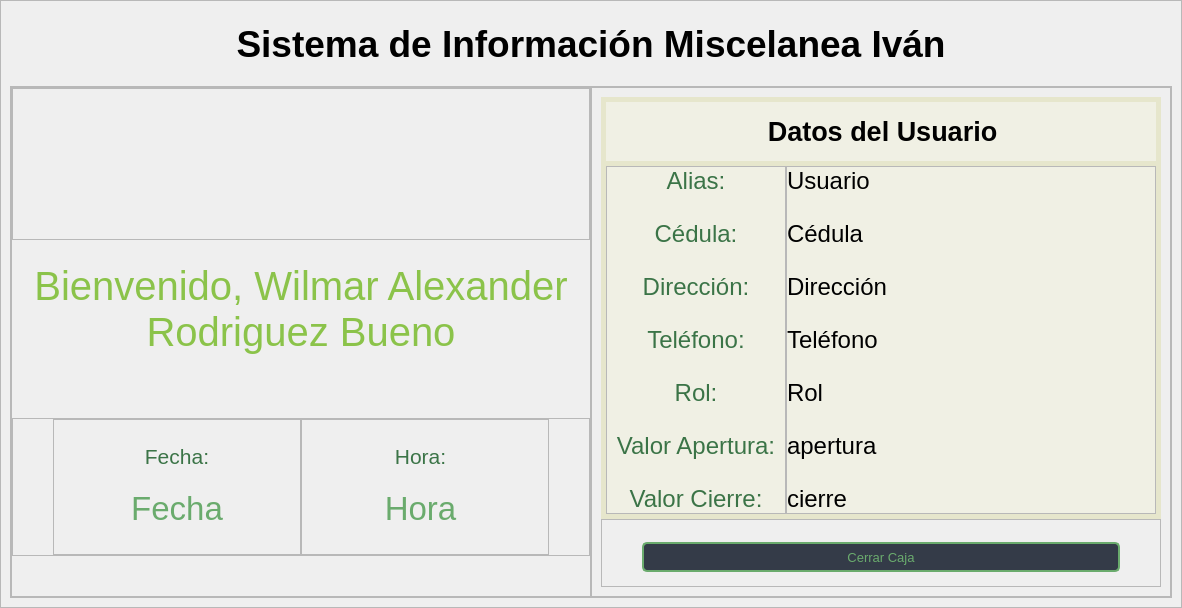
<?xml version="1.0" encoding="UTF-8"?>
<ui version="4.0">
 <class>home2</class>
 <widget class="QWidget" name="home2">
  <property name="geometry">
   <rect>
    <x>0</x>
    <y>0</y>
    <width>1182</width>
    <height>608</height>
   </rect>
  </property>
  <property name="windowTitle">
   <string>Form</string>
  </property>
  <property name="styleSheet">
   <string notr="true"/>
  </property>
  <layout class="QVBoxLayout" name="verticalLayout">
   <property name="spacing">
    <number>0</number>
   </property>
   <property name="leftMargin">
    <number>0</number>
   </property>
   <property name="topMargin">
    <number>0</number>
   </property>
   <property name="rightMargin">
    <number>0</number>
   </property>
   <property name="bottomMargin">
    <number>0</number>
   </property>
   <item>
    <widget class="QFrame" name="frame">
     <property name="frameShape">
      <enum>QFrame::StyledPanel</enum>
     </property>
     <property name="frameShadow">
      <enum>QFrame::Raised</enum>
     </property>
     <layout class="QVBoxLayout" name="verticalLayout_6">
      <item>
       <widget class="QLabel" name="label_17">
        <property name="maximumSize">
         <size>
          <width>16777215</width>
          <height>70</height>
         </size>
        </property>
        <property name="font">
         <font>
          <pointsize>10</pointsize>
          <italic>false</italic>
          <bold>false</bold>
         </font>
        </property>
        <property name="text">
         <string>&lt;html&gt;&lt;head/&gt;&lt;body&gt;&lt;p align=&quot;center&quot;&gt;&lt;span style=&quot; font-size:28pt; font-weight:700;&quot;&gt;Sistema de Información Miscelanea Iván&lt;/span&gt;&lt;/p&gt;&lt;/body&gt;&lt;/html&gt;</string>
        </property>
       </widget>
      </item>
      <item>
       <widget class="QFrame" name="frame_6">
        <property name="frameShape">
         <enum>QFrame::StyledPanel</enum>
        </property>
        <property name="frameShadow">
         <enum>QFrame::Raised</enum>
        </property>
        <layout class="QHBoxLayout" name="horizontalLayout_3">
         <property name="spacing">
          <number>0</number>
         </property>
         <property name="leftMargin">
          <number>0</number>
         </property>
         <property name="topMargin">
          <number>0</number>
         </property>
         <property name="rightMargin">
          <number>0</number>
         </property>
         <property name="bottomMargin">
          <number>0</number>
         </property>
         <item>
          <widget class="QFrame" name="frame_3">
           <property name="layoutDirection">
            <enum>Qt::LeftToRight</enum>
           </property>
           <property name="frameShape">
            <enum>QFrame::StyledPanel</enum>
           </property>
           <property name="frameShadow">
            <enum>QFrame::Raised</enum>
           </property>
           <layout class="QVBoxLayout" name="verticalLayout_4">
            <property name="spacing">
             <number>0</number>
            </property>
            <property name="leftMargin">
             <number>0</number>
            </property>
            <property name="topMargin">
             <number>0</number>
            </property>
            <property name="rightMargin">
             <number>0</number>
            </property>
            <property name="bottomMargin">
             <number>0</number>
            </property>
            <item>
             <widget class="QFrame" name="frame_4">
              <property name="layoutDirection">
               <enum>Qt::RightToLeft</enum>
              </property>
              <property name="frameShape">
               <enum>QFrame::StyledPanel</enum>
              </property>
              <property name="frameShadow">
               <enum>QFrame::Raised</enum>
              </property>
              <layout class="QHBoxLayout" name="horizontalLayout_2">
               <property name="leftMargin">
                <number>0</number>
               </property>
               <property name="topMargin">
                <number>0</number>
               </property>
               <property name="rightMargin">
                <number>0</number>
               </property>
               <property name="bottomMargin">
                <number>0</number>
               </property>
               <item>
                <widget class="QLabel" name="proFotLabel">
                 <property name="minimumSize">
                  <size>
                   <width>150</width>
                   <height>150</height>
                  </size>
                 </property>
                 <property name="maximumSize">
                  <size>
                   <width>200</width>
                   <height>200</height>
                  </size>
                 </property>
                 <property name="pixmap">
                  <pixmap resource="../../resources.qrc">:/images/images/images/Icon.png</pixmap>
                 </property>
                 <property name="scaledContents">
                  <bool>true</bool>
                 </property>
                 <property name="alignment">
                  <set>Qt::AlignCenter</set>
                 </property>
                 <property name="margin">
                  <number>10</number>
                 </property>
                </widget>
               </item>
              </layout>
             </widget>
            </item>
            <item>
             <widget class="QLabel" name="textWelcome">
              <property name="styleSheet">
               <string notr="true">color: #8BC34A;
font: 30pt;</string>
              </property>
              <property name="text">
               <string>Bienvenido, Wilmar Alexander Rodriguez Bueno</string>
              </property>
              <property name="textFormat">
               <enum>Qt::PlainText</enum>
              </property>
              <property name="alignment">
               <set>Qt::AlignCenter</set>
              </property>
              <property name="wordWrap">
               <bool>true</bool>
              </property>
             </widget>
            </item>
            <item>
             <spacer name="verticalSpacer_2">
              <property name="orientation">
               <enum>Qt::Vertical</enum>
              </property>
              <property name="sizeType">
               <enum>QSizePolicy::Minimum</enum>
              </property>
              <property name="sizeHint" stdset="0">
               <size>
                <width>20</width>
                <height>40</height>
               </size>
              </property>
             </spacer>
            </item>
            <item>
             <widget class="QFrame" name="frame_8">
              <property name="frameShape">
               <enum>QFrame::StyledPanel</enum>
              </property>
              <property name="frameShadow">
               <enum>QFrame::Raised</enum>
              </property>
              <layout class="QHBoxLayout" name="horizontalLayout_4">
               <property name="spacing">
                <number>0</number>
               </property>
               <property name="leftMargin">
                <number>0</number>
               </property>
               <property name="topMargin">
                <number>0</number>
               </property>
               <property name="rightMargin">
                <number>0</number>
               </property>
               <property name="bottomMargin">
                <number>0</number>
               </property>
               <item>
                <spacer name="horizontalSpacer">
                 <property name="orientation">
                  <enum>Qt::Horizontal</enum>
                 </property>
                 <property name="sizeType">
                  <enum>QSizePolicy::Minimum</enum>
                 </property>
                 <property name="sizeHint" stdset="0">
                  <size>
                   <width>40</width>
                   <height>20</height>
                  </size>
                 </property>
                </spacer>
               </item>
               <item>
                <widget class="QFrame" name="tags_2">
                 <property name="maximumSize">
                  <size>
                   <width>16777215</width>
                   <height>16777215</height>
                  </size>
                 </property>
                 <property name="frameShape">
                  <enum>QFrame::StyledPanel</enum>
                 </property>
                 <property name="frameShadow">
                  <enum>QFrame::Raised</enum>
                 </property>
                 <layout class="QVBoxLayout" name="verticalLayout_7">
                  <item>
                   <widget class="QLabel" name="label_7">
                    <property name="minimumSize">
                     <size>
                      <width>0</width>
                      <height>25</height>
                     </size>
                    </property>
                    <property name="styleSheet">
                     <string notr="true">color: #3B7447;
font: 16pt;</string>
                    </property>
                    <property name="text">
                     <string>Fecha:</string>
                    </property>
                    <property name="alignment">
                     <set>Qt::AlignCenter</set>
                    </property>
                   </widget>
                  </item>
                  <item>
                   <widget class="QLabel" name="textDate">
                    <property name="minimumSize">
                     <size>
                      <width>0</width>
                      <height>25</height>
                     </size>
                    </property>
                    <property name="styleSheet">
                     <string notr="true">color: #6AAB6D;
font: 25pt;</string>
                    </property>
                    <property name="text">
                     <string>Fecha</string>
                    </property>
                    <property name="alignment">
                     <set>Qt::AlignHCenter|Qt::AlignTop</set>
                    </property>
                   </widget>
                  </item>
                 </layout>
                </widget>
               </item>
               <item>
                <widget class="QFrame" name="fills_2">
                 <property name="frameShape">
                  <enum>QFrame::StyledPanel</enum>
                 </property>
                 <property name="frameShadow">
                  <enum>QFrame::Raised</enum>
                 </property>
                 <layout class="QVBoxLayout" name="verticalLayout_8">
                  <property name="leftMargin">
                   <number>0</number>
                  </property>
                  <item>
                   <widget class="QLabel" name="label_8">
                    <property name="minimumSize">
                     <size>
                      <width>0</width>
                      <height>25</height>
                     </size>
                    </property>
                    <property name="styleSheet">
                     <string notr="true">color: #3B7447;
font: 16pt;</string>
                    </property>
                    <property name="text">
                     <string>Hora:</string>
                    </property>
                    <property name="alignment">
                     <set>Qt::AlignCenter</set>
                    </property>
                   </widget>
                  </item>
                  <item>
                   <widget class="QLabel" name="textTime">
                    <property name="minimumSize">
                     <size>
                      <width>0</width>
                      <height>25</height>
                     </size>
                    </property>
                    <property name="styleSheet">
                     <string notr="true">color: #6AAB6D;
font: 25pt;</string>
                    </property>
                    <property name="text">
                     <string>Hora</string>
                    </property>
                    <property name="alignment">
                     <set>Qt::AlignHCenter|Qt::AlignTop</set>
                    </property>
                   </widget>
                  </item>
                 </layout>
                </widget>
               </item>
               <item>
                <spacer name="horizontalSpacer_2">
                 <property name="orientation">
                  <enum>Qt::Horizontal</enum>
                 </property>
                 <property name="sizeType">
                  <enum>QSizePolicy::Minimum</enum>
                 </property>
                 <property name="sizeHint" stdset="0">
                  <size>
                   <width>40</width>
                   <height>20</height>
                  </size>
                 </property>
                </spacer>
               </item>
              </layout>
             </widget>
            </item>
            <item>
             <spacer name="verticalSpacer">
              <property name="orientation">
               <enum>Qt::Vertical</enum>
              </property>
              <property name="sizeType">
               <enum>QSizePolicy::Minimum</enum>
              </property>
              <property name="sizeHint" stdset="0">
               <size>
                <width>20</width>
                <height>40</height>
               </size>
              </property>
             </spacer>
            </item>
           </layout>
          </widget>
         </item>
         <item>
          <widget class="QFrame" name="frame_5">
           <property name="frameShape">
            <enum>QFrame::StyledPanel</enum>
           </property>
           <property name="frameShadow">
            <enum>QFrame::Raised</enum>
           </property>
           <layout class="QVBoxLayout" name="verticalLayout_5">
            <property name="spacing">
             <number>0</number>
            </property>
            <item>
             <widget class="QLabel" name="label_16">
              <property name="maximumSize">
               <size>
                <width>16777215</width>
                <height>70</height>
               </size>
              </property>
              <property name="font">
               <font>
                <pointsize>10</pointsize>
                <italic>false</italic>
                <bold>false</bold>
               </font>
              </property>
              <property name="styleSheet">
               <string notr="true">#label_16{
border-left: 5px;
border: 5px;
border-style: solid;
border-color: #e6e6cc;
background-color: #f0f0e4;
}   </string>
              </property>
              <property name="text">
               <string>&lt;html&gt;&lt;head/&gt;&lt;body&gt;&lt;p align=&quot;center&quot;&gt;&lt;span style=&quot; font-size:20pt; font-weight:700;&quot;&gt;Datos del Usuario&lt;/span&gt;&lt;/p&gt;&lt;/body&gt;&lt;/html&gt;</string>
              </property>
              <property name="alignment">
               <set>Qt::AlignLeading|Qt::AlignLeft|Qt::AlignVCenter</set>
              </property>
             </widget>
            </item>
            <item>
             <widget class="QFrame" name="frame_2">
              <property name="styleSheet">
               <string notr="true">#frame_2{
border-left: 5px;
border-bottom: 5px;
border-right: 5px;
border-style: solid;
border-color: #e6e6cc;
background-color: #f0f0e4;
}   </string>
              </property>
              <property name="frameShape">
               <enum>QFrame::StyledPanel</enum>
              </property>
              <property name="frameShadow">
               <enum>QFrame::Raised</enum>
              </property>
              <layout class="QHBoxLayout" name="horizontalLayout">
               <property name="spacing">
                <number>0</number>
               </property>
               <property name="leftMargin">
                <number>0</number>
               </property>
               <property name="topMargin">
                <number>0</number>
               </property>
               <property name="rightMargin">
                <number>0</number>
               </property>
               <property name="bottomMargin">
                <number>0</number>
               </property>
               <item>
                <widget class="QFrame" name="tags">
                 <property name="maximumSize">
                  <size>
                   <width>180</width>
                   <height>16777215</height>
                  </size>
                 </property>
                 <property name="frameShape">
                  <enum>QFrame::StyledPanel</enum>
                 </property>
                 <property name="frameShadow">
                  <enum>QFrame::Raised</enum>
                 </property>
                 <layout class="QVBoxLayout" name="verticalLayout_2">
                  <property name="spacing">
                   <number>25</number>
                  </property>
                  <property name="leftMargin">
                   <number>0</number>
                  </property>
                  <property name="topMargin">
                   <number>0</number>
                  </property>
                  <property name="rightMargin">
                   <number>0</number>
                  </property>
                  <property name="bottomMargin">
                   <number>0</number>
                  </property>
                  <item>
                   <widget class="QLabel" name="label_2">
                    <property name="minimumSize">
                     <size>
                      <width>0</width>
                      <height>25</height>
                     </size>
                    </property>
                    <property name="styleSheet">
                     <string notr="true">color: #3B7447;
font: 18pt;</string>
                    </property>
                    <property name="text">
                     <string>Alias:</string>
                    </property>
                    <property name="alignment">
                     <set>Qt::AlignCenter</set>
                    </property>
                   </widget>
                  </item>
                  <item>
                   <widget class="QLabel" name="label_3">
                    <property name="minimumSize">
                     <size>
                      <width>0</width>
                      <height>25</height>
                     </size>
                    </property>
                    <property name="styleSheet">
                     <string notr="true">color: #3B7447;
font: 18pt;</string>
                    </property>
                    <property name="text">
                     <string>Cédula:</string>
                    </property>
                    <property name="alignment">
                     <set>Qt::AlignCenter</set>
                    </property>
                   </widget>
                  </item>
                  <item>
                   <widget class="QLabel" name="label_4">
                    <property name="minimumSize">
                     <size>
                      <width>0</width>
                      <height>25</height>
                     </size>
                    </property>
                    <property name="styleSheet">
                     <string notr="true">color: #3B7447;
font: 18pt;</string>
                    </property>
                    <property name="text">
                     <string>Dirección:</string>
                    </property>
                    <property name="alignment">
                     <set>Qt::AlignCenter</set>
                    </property>
                   </widget>
                  </item>
                  <item>
                   <widget class="QLabel" name="label_5">
                    <property name="minimumSize">
                     <size>
                      <width>0</width>
                      <height>25</height>
                     </size>
                    </property>
                    <property name="styleSheet">
                     <string notr="true">color: #3B7447;
font: 18pt;</string>
                    </property>
                    <property name="text">
                     <string>Teléfono:</string>
                    </property>
                    <property name="alignment">
                     <set>Qt::AlignCenter</set>
                    </property>
                   </widget>
                  </item>
                  <item>
                   <widget class="QLabel" name="label_6">
                    <property name="minimumSize">
                     <size>
                      <width>0</width>
                      <height>25</height>
                     </size>
                    </property>
                    <property name="styleSheet">
                     <string notr="true">color: #3B7447;
font: 18pt;</string>
                    </property>
                    <property name="text">
                     <string>Rol:</string>
                    </property>
                    <property name="alignment">
                     <set>Qt::AlignCenter</set>
                    </property>
                   </widget>
                  </item>
                  <item>
                   <widget class="QLabel" name="label_9">
                    <property name="minimumSize">
                     <size>
                      <width>0</width>
                      <height>25</height>
                     </size>
                    </property>
                    <property name="styleSheet">
                     <string notr="true">color: #3B7447;
font: 18pt;</string>
                    </property>
                    <property name="text">
                     <string>Valor Apertura:</string>
                    </property>
                    <property name="alignment">
                     <set>Qt::AlignCenter</set>
                    </property>
                   </widget>
                  </item>
                  <item>
                   <widget class="QLabel" name="label_10">
                    <property name="minimumSize">
                     <size>
                      <width>0</width>
                      <height>25</height>
                     </size>
                    </property>
                    <property name="styleSheet">
                     <string notr="true">color: #3B7447;
font: 18pt;</string>
                    </property>
                    <property name="text">
                     <string>Valor Cierre:</string>
                    </property>
                    <property name="alignment">
                     <set>Qt::AlignCenter</set>
                    </property>
                   </widget>
                  </item>
                 </layout>
                </widget>
               </item>
               <item>
                <widget class="QFrame" name="fills">
                 <property name="frameShape">
                  <enum>QFrame::StyledPanel</enum>
                 </property>
                 <property name="frameShadow">
                  <enum>QFrame::Raised</enum>
                 </property>
                 <layout class="QVBoxLayout" name="verticalLayout_3">
                  <property name="spacing">
                   <number>25</number>
                  </property>
                  <property name="leftMargin">
                   <number>0</number>
                  </property>
                  <property name="topMargin">
                   <number>0</number>
                  </property>
                  <property name="rightMargin">
                   <number>0</number>
                  </property>
                  <property name="bottomMargin">
                   <number>0</number>
                  </property>
                  <item>
                   <widget class="QLabel" name="textUser">
                    <property name="minimumSize">
                     <size>
                      <width>0</width>
                      <height>25</height>
                     </size>
                    </property>
                    <property name="styleSheet">
                     <string notr="true">color: black;
font: 18pt;</string>
                    </property>
                    <property name="text">
                     <string>Usuario</string>
                    </property>
                   </widget>
                  </item>
                  <item>
                   <widget class="QLabel" name="textCed">
                    <property name="minimumSize">
                     <size>
                      <width>0</width>
                      <height>25</height>
                     </size>
                    </property>
                    <property name="styleSheet">
                     <string notr="true">color: black;
font: 18pt;</string>
                    </property>
                    <property name="text">
                     <string>Cédula</string>
                    </property>
                   </widget>
                  </item>
                  <item>
                   <widget class="QLabel" name="textDir">
                    <property name="minimumSize">
                     <size>
                      <width>0</width>
                      <height>25</height>
                     </size>
                    </property>
                    <property name="styleSheet">
                     <string notr="true">color: black;
font: 18pt;</string>
                    </property>
                    <property name="text">
                     <string>Dirección</string>
                    </property>
                   </widget>
                  </item>
                  <item>
                   <widget class="QLabel" name="textTel">
                    <property name="minimumSize">
                     <size>
                      <width>0</width>
                      <height>25</height>
                     </size>
                    </property>
                    <property name="styleSheet">
                     <string notr="true">color: black;
font: 18pt;</string>
                    </property>
                    <property name="text">
                     <string>Teléfono</string>
                    </property>
                   </widget>
                  </item>
                  <item>
                   <widget class="QLabel" name="textRol">
                    <property name="minimumSize">
                     <size>
                      <width>0</width>
                      <height>25</height>
                     </size>
                    </property>
                    <property name="styleSheet">
                     <string notr="true">color: black;
font: 18pt;</string>
                    </property>
                    <property name="text">
                     <string>Rol</string>
                    </property>
                   </widget>
                  </item>
                  <item>
                   <widget class="QLabel" name="textApertura">
                    <property name="minimumSize">
                     <size>
                      <width>0</width>
                      <height>25</height>
                     </size>
                    </property>
                    <property name="styleSheet">
                     <string notr="true">color: black;
font: 18pt;</string>
                    </property>
                    <property name="text">
                     <string>apertura</string>
                    </property>
                    <property name="alignment">
                     <set>Qt::AlignLeading|Qt::AlignLeft|Qt::AlignVCenter</set>
                    </property>
                   </widget>
                  </item>
                  <item>
                   <widget class="QLabel" name="textCierre">
                    <property name="minimumSize">
                     <size>
                      <width>0</width>
                      <height>25</height>
                     </size>
                    </property>
                    <property name="styleSheet">
                     <string notr="true">color: black;
font: 18pt;</string>
                    </property>
                    <property name="text">
                     <string>cierre</string>
                    </property>
                    <property name="alignment">
                     <set>Qt::AlignLeading|Qt::AlignLeft|Qt::AlignVCenter</set>
                    </property>
                   </widget>
                  </item>
                 </layout>
                </widget>
               </item>
              </layout>
             </widget>
            </item>
            <item>
             <widget class="QFrame" name="frame_9">
              <property name="frameShape">
               <enum>QFrame::StyledPanel</enum>
              </property>
              <property name="frameShadow">
               <enum>QFrame::Raised</enum>
              </property>
              <layout class="QHBoxLayout" name="horizontalLayout_5">
               <property name="spacing">
                <number>0</number>
               </property>
               <property name="leftMargin">
                <number>0</number>
               </property>
               <property name="topMargin">
                <number>9</number>
               </property>
               <property name="rightMargin">
                <number>0</number>
               </property>
               <property name="bottomMargin">
                <number>0</number>
               </property>
               <item>
                <spacer name="horizontalSpacer_3">
                 <property name="orientation">
                  <enum>Qt::Horizontal</enum>
                 </property>
                 <property name="sizeType">
                  <enum>QSizePolicy::Minimum</enum>
                 </property>
                 <property name="sizeHint" stdset="0">
                  <size>
                   <width>40</width>
                   <height>20</height>
                  </size>
                 </property>
                </spacer>
               </item>
               <item>
                <widget class="QPushButton" name="proAddButton">
                 <property name="minimumSize">
                  <size>
                   <width>120</width>
                   <height>30</height>
                  </size>
                 </property>
                 <property name="maximumSize">
                  <size>
                   <width>500</width>
                   <height>30</height>
                  </size>
                 </property>
                 <property name="font">
                  <font>
                   <pointsize>10</pointsize>
                   <italic>false</italic>
                   <bold>false</bold>
                  </font>
                 </property>
                 <property name="cursor">
                  <cursorShape>PointingHandCursor</cursorShape>
                 </property>
                 <property name="styleSheet">
                  <string notr="true">QPushButton {
    border: 2px solid #6AAB6D;
    border-radius: 5px;
    color: #6AAB6D;
    background-color: #343b48;
}

QPushButton:hover {
    color: #83B986;
    border: 2px solid #83B986;
}

QPushButton:pressed {
    color: #388E3C;
    border: 2px solid #FFF59D;
}

QPushButton:disabled {
    color: #dbdbdb;
    border: 2px solid #808080;
    background-color: #4d4d4d;
}</string>
                 </property>
                 <property name="text">
                  <string>Cerrar Caja</string>
                 </property>
                 <property name="icon">
                  <iconset resource="../../resources.qrc">
                   <normaloff>:/icons/images/icons/cil-check-circle.png</normaloff>:/icons/images/icons/cil-check-circle.png</iconset>
                 </property>
                </widget>
               </item>
               <item>
                <spacer name="horizontalSpacer_4">
                 <property name="orientation">
                  <enum>Qt::Horizontal</enum>
                 </property>
                 <property name="sizeType">
                  <enum>QSizePolicy::Minimum</enum>
                 </property>
                 <property name="sizeHint" stdset="0">
                  <size>
                   <width>40</width>
                   <height>20</height>
                  </size>
                 </property>
                </spacer>
               </item>
              </layout>
             </widget>
            </item>
           </layout>
          </widget>
         </item>
        </layout>
       </widget>
      </item>
     </layout>
    </widget>
   </item>
  </layout>
 </widget>
 <resources>
  <include location="../../resources.qrc"/>
  <include location="../../resources.qrc"/>
 </resources>
 <connections/>
</ui>
